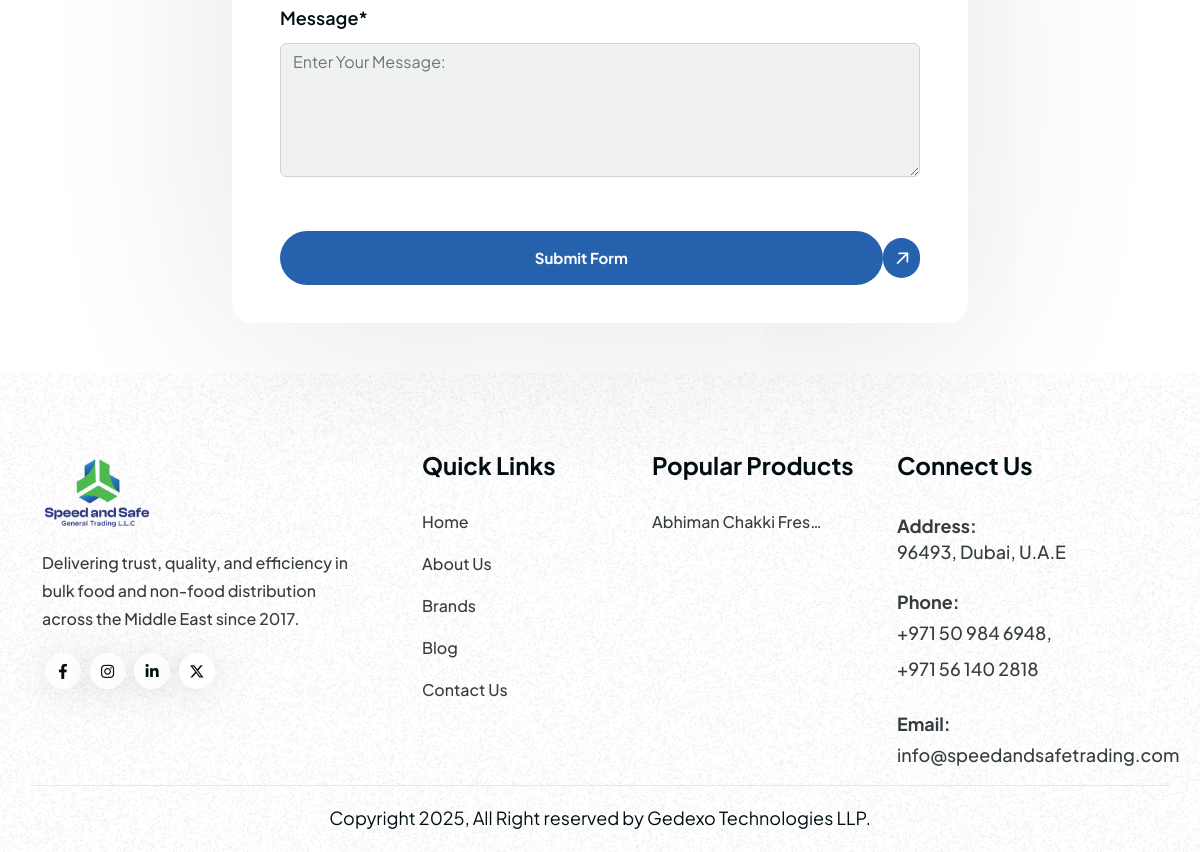
The app's page /product/abhiman-chakki-fresh-atta/ (lower part), older data.
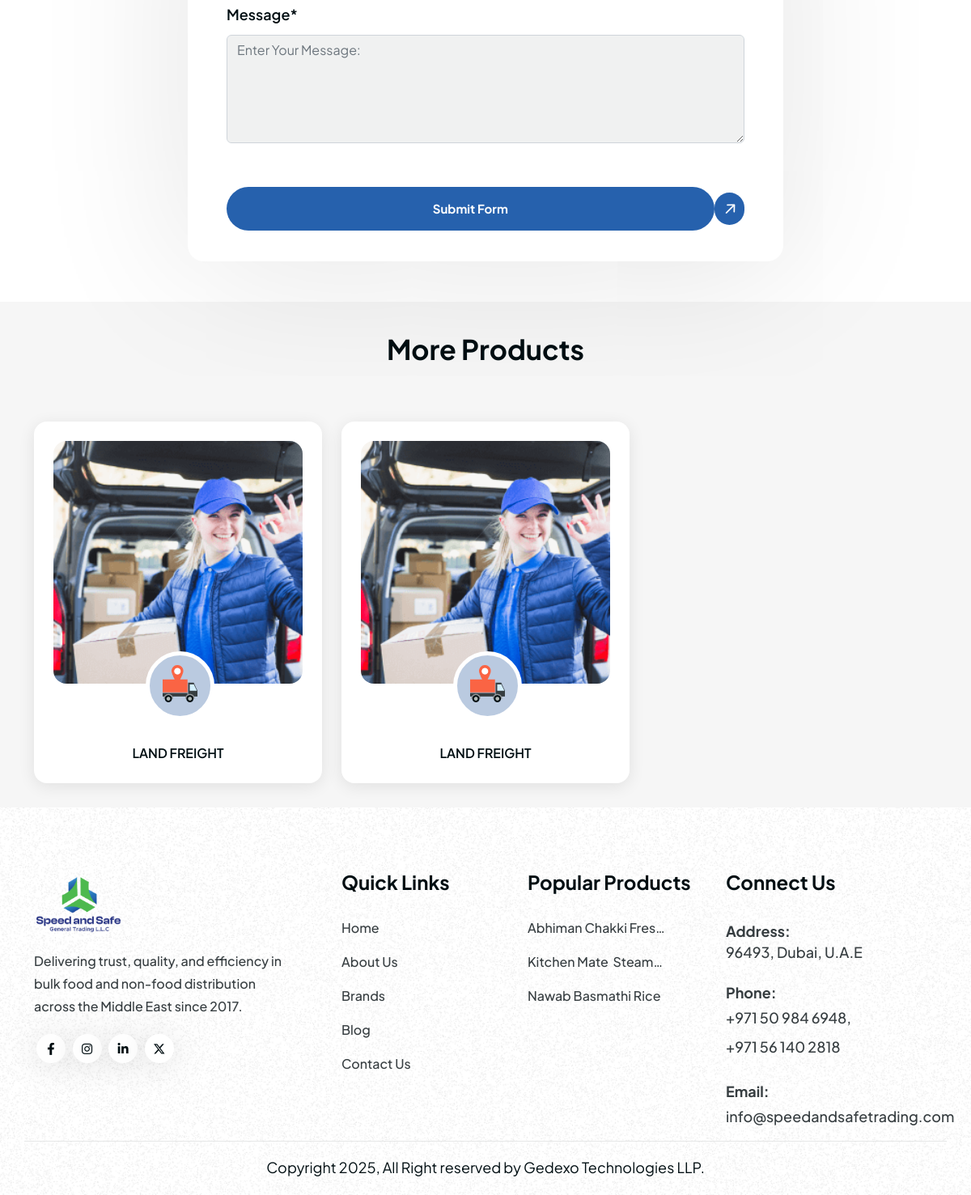
The same page, newer data.
### web/models.py (models this page shows, shortened)
class Product(models.Model):
    brand = models.ForeignKey("web.Brand", on_delete=models.CASCADE, related_name='products', blank=True, null=True)
    title = models.CharField(max_length=180)
    slug = models.SlugField()
    image = models.ImageField(upload_to="product/")
    description = HTMLField()
    def get_absolute_url(self):
        return reverse_lazy('web:product_detail', kwargs={'slug': self.slug})
    class Meta:
        verbose_name = "Product"
        verbose_name_plural = "Products"

### web/views.py (the view)
# urls.py: path("product/<slug:slug>/", views.product_detail, name="product_detail"),
def product_detail(request, slug):
    product = get_object_or_404(Product, slug=slug)
    other_products = Product.objects.exclude(slug=slug)
    if request.method == "POST":
        form = ProductEnquiryForm(request.POST)
        turnstile_token = request.POST.get('cf-turnstile-response')
        captcha_data = {
            'secret': settings.CLOUDLFAIR_TURNSTILE_PRIVATE_KEY,
            'response': turnstile_token,
        }
        captcha_response = requests.post(
            'https://challenges.cloudflare.com/turnstile/v0/siteverify',
            data=captcha_data
        )
        captcha_result = captcha_response.json()
        if captcha_result.get('success'):
            if form.is_valid():
                enquiry = form.save(commit=False)
                enquiry.product = product
                enquiry.save()
                subject = f"Product Enquiry for {product.title}"
                message = (
                    f'Name: {enquiry.name}\n'
                    f'Email: {enquiry.email}\n'
                    f'Phone: {enquiry.phone}\n'
                    f'Quantity: {enquiry.quantity}\n'
                    f'Message: {enquiry.message}\n'
                )
                from_email = enquiry.email
                recipient_list = ["info@speedandsafetrading.com"]
                email = EmailMessage(subject, message, from_email, recipient_list)
                email.send(fail_silently=False)
                whatsapp_text = (
                    f"Product Enquiry for *{product.title}*%0A"
                    f"Name: {enquiry.name}%0A"
                    f"Email: {enquiry.email}%0A"
                    f"Phone: {enquiry.phone}%0A"
                    f"Quantity: {enquiry.quantity}%0A"
                    f"Message: {enquiry.message}"
                )
                whatsapp_url = f"https://wa.me/+971509846948?text={whatsapp_text}"
                return JsonResponse({
                    "status": "true",
                    "title": "Successfully Submitted",
                    "message": "Message successfully sent",
                    "whatsapp_url": whatsapp_url,
                })
            else:
                return JsonResponse({
                    "status": "false",
                    "title": "Form validation error",
                    "message": "Please ensure all fields are filled out correctly.",
                    "errors": form.errors
                })
        return JsonResponse({
            "status": "false",
            "title": "CAPTCHA verification failed",
            "message": "Please complete the CAPTCHA correctly."
        })
    else:
        form = ProductEnquiryForm()
    context = {
        "product": product,
        "other_products": other_products,
        "form": form,
        "turnstile_site_key": settings.CLOUDLFAIR_TURNSTILE_PUBLIC_KEY,
    }
    return render(request, "web/product-details.html", context)

### web/context_processors.py (called while the page is built)
def main_context(request):
    footer_products = Product.objects.all()[:8]
    return {
        "footer_products": footer_products
    }

### templates/web/product-details.html (shortened to what this page needs)
{% extends 'web/base.html' %}
{% load static %}
{% block content %}
   <div class="contact1 bg-cover z-2 _relative product-enquiry-section">
      <div class="container">
         <div class="row">
            <div class="col-lg-8 m-auto">
               <div class="contact1-form-area">
                  <form class="theme-form mt-3" method="post" enctype="multipart/form-data" id="enquiryForm" data-slug="{{ product.slug }}">
                      <div class="tab-content" id="pills-tabContent">
                        <div class="tab-pane fade show active" id="contact1-form1" role="tabpanel" aria-labelledby="contact1-form1-tab">
                           <div class="contact1-form add-box-shadow">
                              <div class="row">
                                 <div class="col-md-6">
                                 </div>
                                 <div class="col-md-6">
                                 </div>
                                 <div class="col-md-12">
                                    <div class="contact1-input select-nice">
                                       <label>Message*</label>
                                       {{form.message}}
                                    </div>
                                    <div class="button">
                                       <button class="theme-btn1 mt-30" type="submit"><span class="text">Submit Form </span><span class="arrow-all"><span class="arrow1"><i class="fa-regular fa-arrow-right"></i></span><span class="arrow2"></span></span></button>
                                    </div>
                                 </div>
                              </div>
                           </div>
                        </div>
                      </div>
                  </form>
               </div>
            </div>
         </div>
      </div>
   </div>
   {% if other_products %}
   <div class="solutions1 sp" style="background-color: #F6F6F6;">
      <div class="container">
         <div class="row">
            <div class="heading1 text-center">
               <h2>More Products</h2>
            </div>
         </div>
         <div class="row mt-30">
            {% for other_product in other_products %}
               <div class="col-lg-4 col-md-6">
                  <div class="solutions-box mt-30">
                     <div class="image">
                        <img src="assets/img/others/solutions1-image1.png" alt="">
                     </div>
                     <div class="content heading1">
                        <div class="icon">
                           <img src="assets/img/icon/solutions1-icon1.png" alt="">
                        </div>
                        <h4 class="uppercase mt-16"><a href="#">Land Freight</a></h4>
                     </div>
                  </div>
               </div>
            {% endfor %}
         </div>
      </div>
   </div>
   {% endif %}
{% endblock %}

### templates/web/partials/footer.html
{% load static %}
<footer class="vl-footer-area1 footer-space4 bg-cover" style="background-image: url({% static 'web/assets/img/bg/footer1-bg.png' %});">
    <div class="footer-bottom-content">
       <div class="container">
          <div class="row">
             <div class="col-xl-4 col-lg-4 col-md-6 col-sm-6">
                <div class="vl-footer-widget vl-footer1-logo-area mr-50 mb-50">
                   <div class="vl-footer-logo black-logo">
                      <a href="{% url 'web:index' %}"><img src="{% static 'web/assets/img/logo/logo.png' %}" alt=""></a>
                   </div>
                   <div class="vl-footer-text heading1 mt-16">
                      <p class="mt-16">Delivering trust, quality, and efficiency in bulk food and non-food distribution across the Middle East since 2017. </p>
                   </div>
                   <div class="vl-footer-social1 text-start mt-20">
                      <a href="#"><i class="fa-brands fa-facebook-f"></i></a>
                      <a href="#"><i class="fa-brands fa-instagram"></i></a>
                      <a href="#"><i class="fa-brands fa-linkedin-in"></i></a>
                      <a href="#"><i class="fa-brands fa-x-twitter"></i></a>
                   </div>
                </div>
             </div>
             <div class="col-lg-2 col-md-6 col-6">
                <div class="vl-footer-widget mb-50 ml-0 md:ml-30 sm:ml-0">
                   <h4>Quick Links</h4>
                   <div class="vl-footer-list">
                      <ul>
                         <li><a href="{% url 'web:index' %}">Home</a></li>
                         <li><a href="{% url 'web:about' %}">About Us</a></li>
                         <li><a href="{% url 'web:brand' %}">Brands</a></li>
                         <li><a href="{% url 'web:blog' %}">Blog</a></li>
                         <li><a href="{% url 'web:contact' %}">Contact Us</a></li>
                      </ul>
                   </div>
                </div>
             </div>
             <div class="col-lg-3 col-md-4 col-6">
                <div class="vl-footer-widget ml-40 mb-50 md:ml-0 sm:ml-0">
                   <h4>Popular Products</h4>
                   <div class="vl-footer-list">
                      <ul>
                        {% for product in footer_products %}
                         <li><a href="{{product.get_absolute_url}}">{{product.title|truncatechars:20}}</a></li>
                         {% endfor %}
                      </ul>
                   </div>
                </div>
             </div>
             <div class="col-lg-3 col-md-8 col-sm-6">
               <div class="vl-footer-recent-project vl-footer-widget">
                  <h4>Connect Us</h4>
                  <div class="row">
                        <div class="col-12 vl-footer-address">
                           <p><strong>Address:</strong><br>
                              96493, Dubai, U.A.E</p>
                           <p><strong>Phone:</strong><br>
                           <a href="tel:+971 50 984 6948">+971 50 984 6948</a>,
                           <a href="tel:+971 56 140 2818">+971 56 140 2818</a></p>
                           <p><strong>Email:</strong><br>
                           <a href="mailto:info@speedandsafetrading.com"> info@speedandsafetrading.com</a></p>
                        </div>
                  </div>
               </div>
            </div>
          </div>
       </div>
    </div>
       <div class="container">
          <div class="row vl-copyright1 _dv-top align-items-center justify-content-center">
             <div class="col-lg-6">
                <div class="copyright-text text-center">
                   <p>Copyright {% now 'Y' %}, All Right reserved by <a href="https://gedexo.com/" target="_blank"> Gedexo Technologies LLP.</a></p>
                </div>
             </div>
          </div>
       </div>
 </footer>

Row changes from the older to the newer data that the page shows:
added Product: title "Kitchen Mate Steam…"
added Product: title "Nawab Basmathi Rice"
Text that changed along with them:
text now shown: "More Products"
